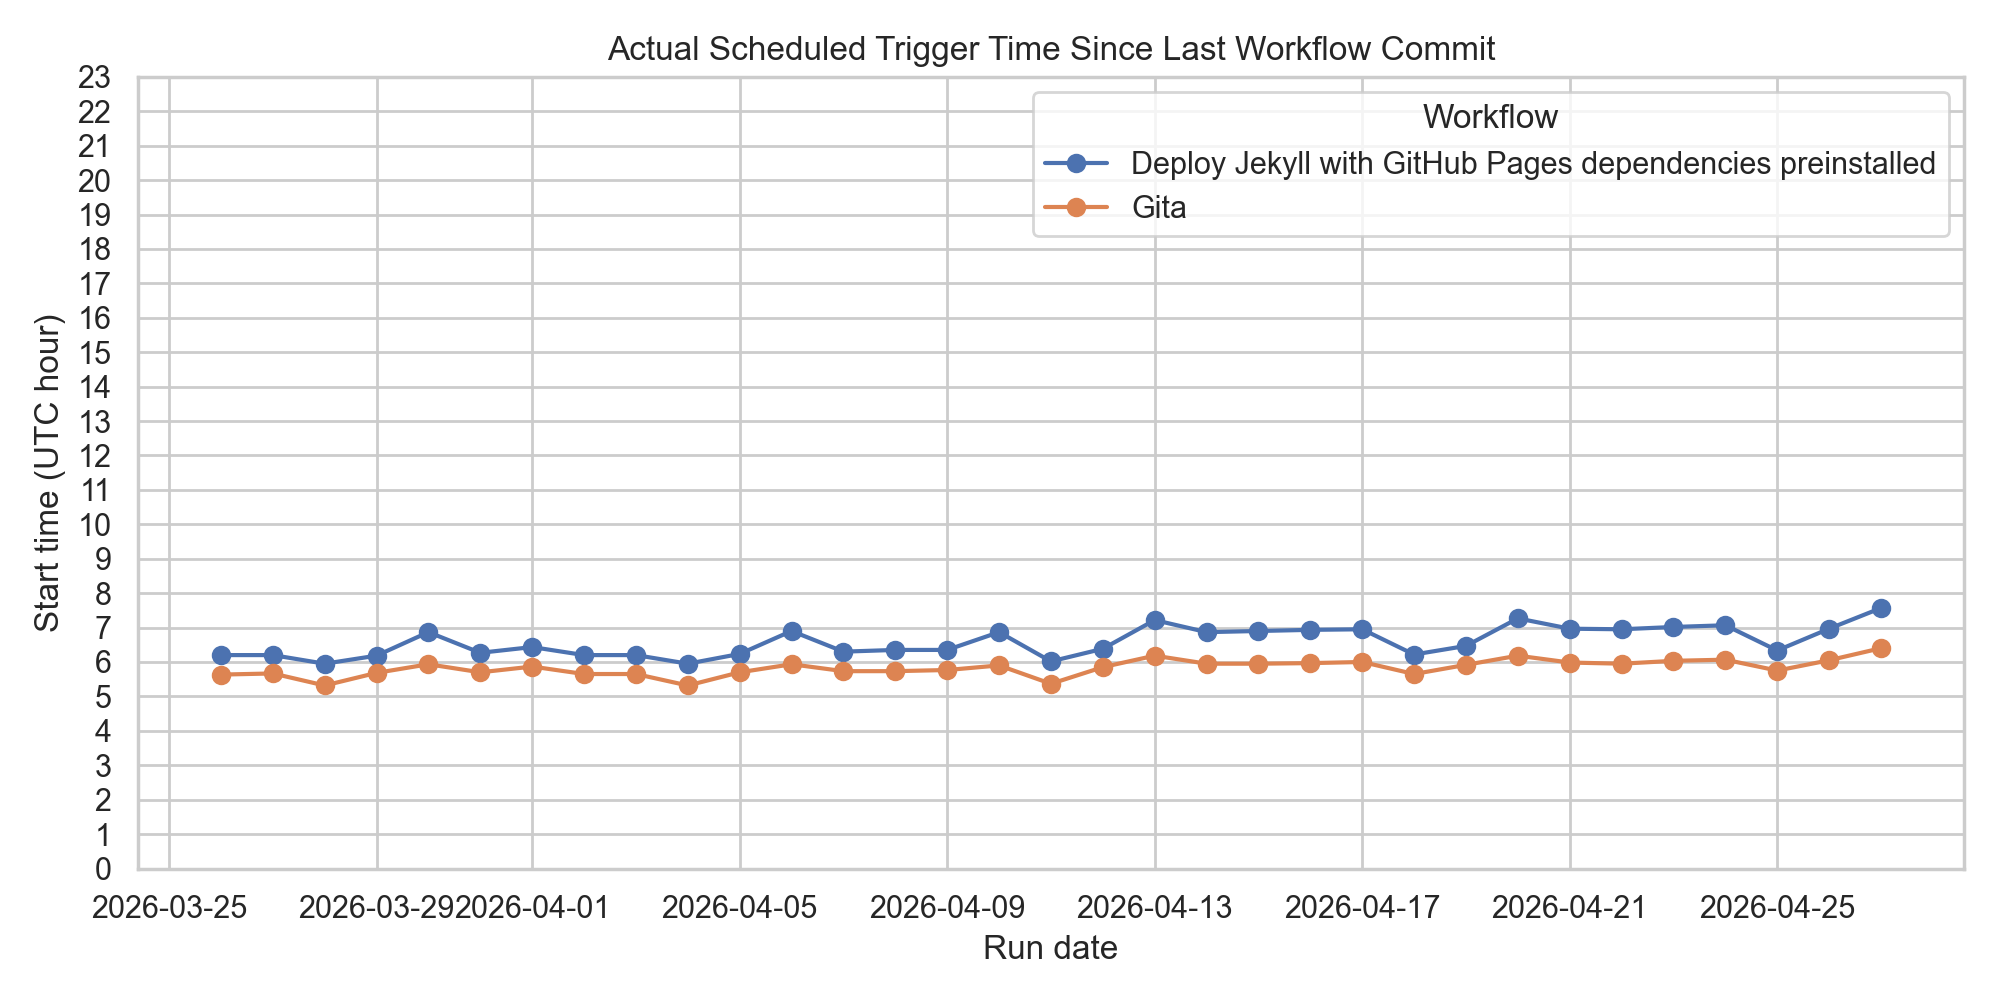

This figure's Python source:
import json
import re
import subprocess
from datetime import datetime, timezone
from pathlib import Path

import matplotlib.pyplot as plt
import pandas as pd
import requests
import seaborn as sns

sns.set_theme(style='whitegrid')

repo_root = Path('.')
workflow_dir = repo_root / '.github' / 'workflows'
workflow_files = sorted(workflow_dir.glob('*.yml'))
if not workflow_files:
    raise FileNotFoundError('No workflow files found in .github/workflows')

remote_url = subprocess.check_output(['git', 'remote', 'get-url', 'origin'], text=True).strip().rstrip('/')
remote_match = re.search(r'github\.com[:/](?P<owner>[^/]+)/(?P<repo>[^/]+?)(?:\.git)?$', remote_url)
if not remote_match:
    raise RuntimeError(f'Unable to parse GitHub repo from remote URL: {remote_url}')
owner = remote_match.group('owner')
repo = remote_match.group('repo')

last_workflow_commit = subprocess.check_output(
    ['git', 'log', '-1', '--date=iso-strict', '--pretty=format:%H|%ad|%s', '--'] + [str(wf).replace('\\', '/') for wf in workflow_files],
    text=True,
    errors='replace',
).strip()
commit_hash, commit_date_str, commit_subject = last_workflow_commit.split('|', 2)
commit_date = datetime.fromisoformat(commit_date_str)

current_schedules = []
for wf in workflow_files:
    with wf.open('r', encoding='utf-8') as f:
        for line in f:
            if 'cron:' in line:
                cron_value = line.split('cron:')[1].strip().strip('"\'')
                current_schedules.append({'file': wf.name, 'cron': cron_value})
                break

api_url = f'https://api.github.com/repos/{owner}/{repo}/actions/runs'
runs = []
page = 1
while page <= 5:
    params = {'per_page': 100, 'page': page}
    resp = requests.get(api_url, params=params, headers={'Accept': 'application/vnd.github+json'})
    if resp.status_code != 200:
        raise RuntimeError(f'GitHub API request failed: {resp.status_code} {resp.text}')
    data = resp.json()
    runs.extend(data.get('workflow_runs', []))
    if 'next' not in resp.links:
        break
    page += 1

scheduled_runs = []
for run in runs:
    if run.get('event') != 'schedule':
        continue
    run_started_at = run.get('run_started_at') or run.get('created_at')
    if not run_started_at:
        continue
    started_at = datetime.fromisoformat(run_started_at.replace('Z', '+00:00'))
    if started_at < commit_date:
        continue
    completed_at = run.get('updated_at')
    if completed_at:
        completed_at = datetime.fromisoformat(completed_at.replace('Z', '+00:00'))
    else:
        completed_at = None
    duration = None
    if completed_at and started_at:
        duration = (completed_at - started_at).total_seconds() / 60.0
    scheduled_runs.append({
        'id': run.get('id'),
        'name': run.get('name') or run.get('workflow_name'),
        'workflow_id': run.get('workflow_id'),
        'head_branch': run.get('head_branch'),
        'created_at': datetime.fromisoformat(run['created_at'].replace('Z', '+00:00')), 
        'run_started_at': started_at,
        'completed_at': completed_at,
        'duration_min': duration,
        'status': run.get('status'),
        'conclusion': run.get('conclusion'),
        'html_url': run.get('html_url'),
    })

if not scheduled_runs:
    print('No scheduled GitHub Actions runs found since the last workflow commit.')
    raise SystemExit(0)

scheduled_df = pd.DataFrame(scheduled_runs)
scheduled_df['start_hour'] = scheduled_df['run_started_at'].dt.hour + scheduled_df['run_started_at'].dt.minute / 60.0
scheduled_df['run_date'] = scheduled_df['run_started_at'].dt.date

plot_path = repo_root / 'trigger_runtime_since_last_commit.png'
plt.figure(figsize=(10, 5))
for name, group in scheduled_df.groupby('name'):
    plt.plot(group['run_date'], group['start_hour'], marker='o', label=name)
plt.title('Actual Scheduled Trigger Time Since Last Workflow Commit')
plt.xlabel('Run date')
plt.ylabel('Start time (UTC hour)')
plt.yticks(range(0, 24))
plt.legend(title='Workflow')
plt.tight_layout()
plt.savefig(plot_path, dpi=200)
plt.close()

plot_duration_path = repo_root / 'trigger_duration_since_last_commit.png'
plt.figure(figsize=(10, 5))
for name, group in scheduled_df.groupby('name'):
    plt.plot(group['run_date'], group['duration_min'], marker='o', label=name)
plt.title('Actual Workflow Runtime Since Last Workflow Commit')
plt.xlabel('Run date')
plt.ylabel('Duration (minutes)')
plt.legend(title='Workflow')
plt.tight_layout()
plt.savefig(plot_duration_path, dpi=200)
plt.close()

print('Last workflow commit:')
print(f'  {commit_hash} on {commit_date.isoformat()}')
print(f'  {commit_subject}')
print('\nCurrent configured cron schedules:')
for s in current_schedules:
    print(f"  {s['file']}: {s['cron']}")

print('\nScheduled runs since last workflow commit:')
print(scheduled_df[['id', 'name', 'run_date', 'run_started_at', 'duration_min', 'status', 'conclusion', 'html_url']].to_string(index=False))

print('\nSummary statistics:')
print('  Count:', len(scheduled_df))
print('  Start hour mean:', scheduled_df['start_hour'].mean())
print('  Duration mean (min):', scheduled_df['duration_min'].mean())
print('  Duration median (min):', scheduled_df['duration_min'].median())
print('  Duration min (min):', scheduled_df['duration_min'].min())
print('  Duration max (min):', scheduled_df['duration_min'].max())
print('\nPlots saved:')
print('  ', plot_path)
print('  ', plot_duration_path)
